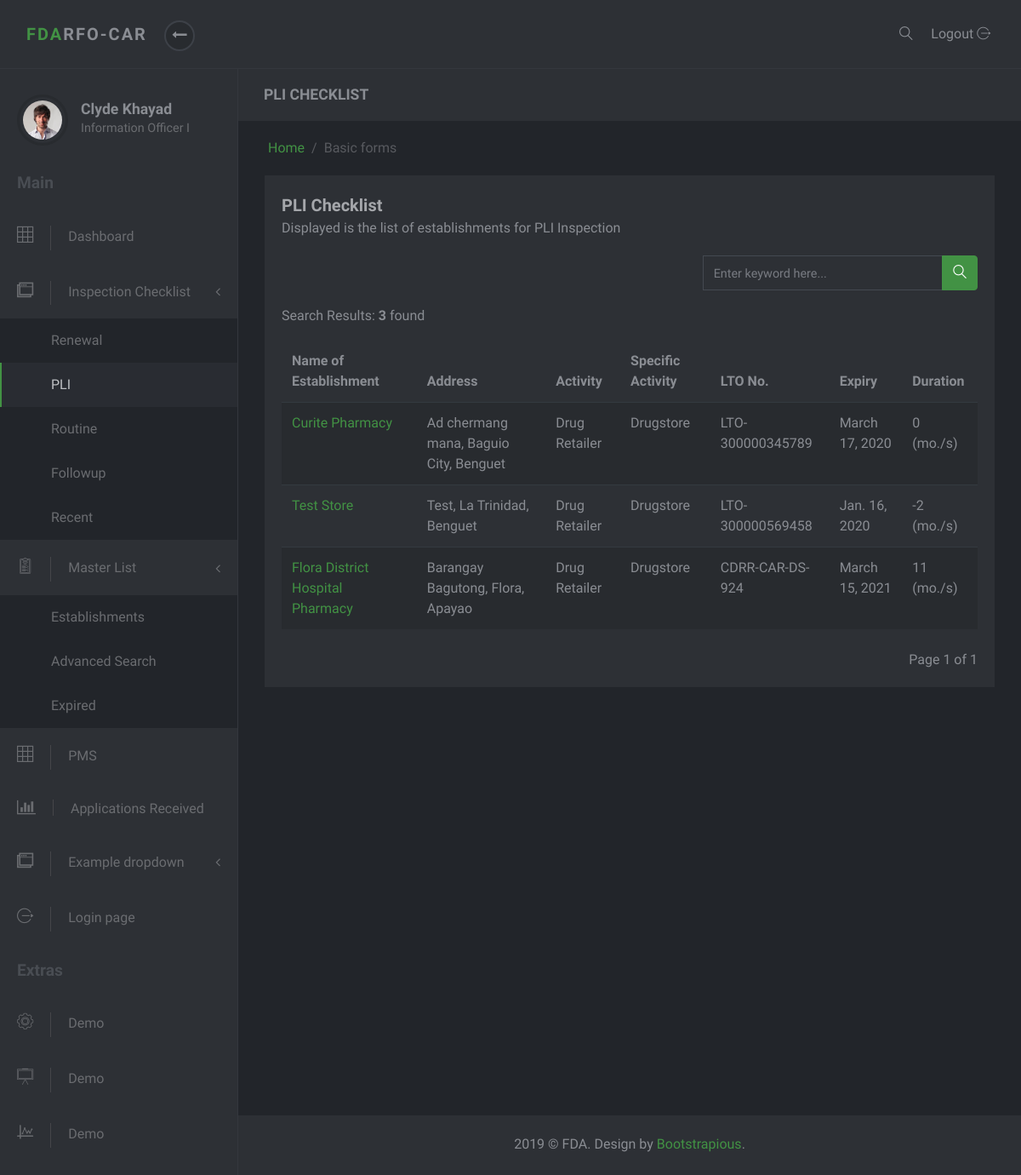
Before: /checklist/pli/ with the older database file.
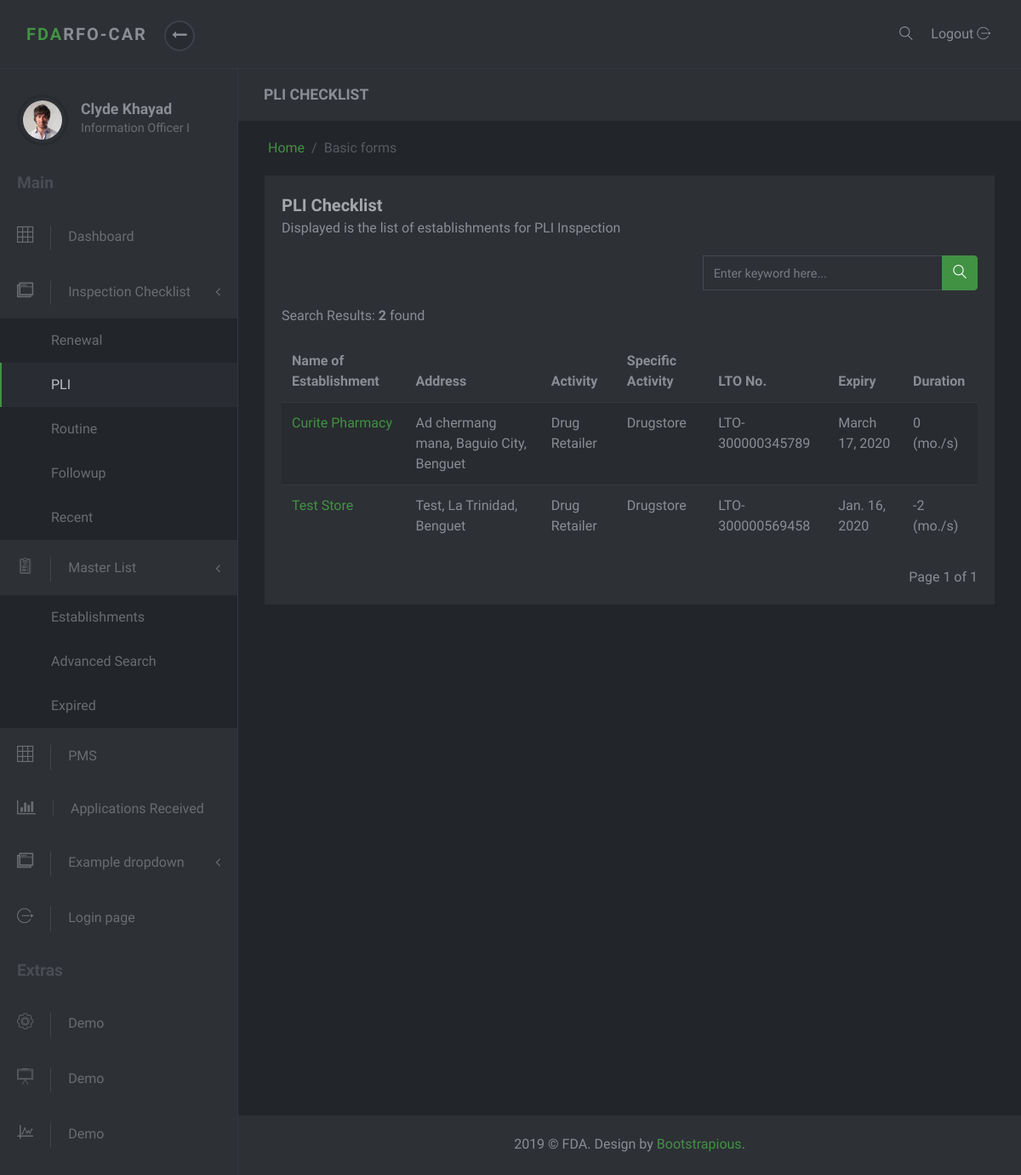
After: the same page with the newer database file.
### checklist/models.py (models this page shows, shortened)
class Job(models.Model):
    establishment = models.OneToOneField(Establishment, on_delete=models.CASCADE, null=True)
    date_created = models.DateTimeField('Date Created', default=timezone.now)
    inspection_status = models.CharField(max_length=11, default=constants.INSPECTION_STATUS[1])
    inspection_type = models.CharField(max_length=20, choices=constants.INSPECTION_TYPES, null=True)
    renchecklist = RenewalChecklistManager()
    plichecklist = PLIChecklistManager()
    routinelist = RoutineListManager()

### masterlist/models.py (models this page shows, shortened)
class Establishment(models.Model):
    date_modified = models.DateTimeField('date modified', default=timezone.now)
    application = models.CharField(max_length=1, choices=constants.APPLICATIONS)
    name = models.CharField(max_length=60)
    product_type = models.ForeignKey(ProductType, on_delete=models.SET_NULL, null=True)
    center = models.CharField(max_length=6, choices=constants.CENTERS)
    primary_activity = models.ForeignKey(PrimaryActivity, on_delete=models.CASCADE, null=True)
    specific_activity = models.ManyToManyField(SpecificActivity)
    additional_activity = models.ForeignKey(AdditionalActivity, on_delete=models.SET_NULL, null=True)
    product_line = models.ForeignKey(ProductLine, on_delete=models.SET_NULL, null=True, blank=True)
    plant_address = models.OneToOneField(PlantAddress, on_delete=models.SET_NULL, null=True)
    office_address = models.OneToOneField(OfficeAddress, on_delete=models.SET_NULL, null=True)
    authorized_officer = models.OneToOneField(AuthorizedOfficer, on_delete=models.SET_NULL, null=True)
    remarks = models.CharField(max_length=100, null=True, blank=True, verbose_name='Product Remarks')
    status = models.CharField(max_length=8, choices=constants.EST_STATUS, null=True, default="Active")
    folder_id = models.CharField(max_length=10, null=True, verbose_name="Folder Number")
    expiredlist = mymanagers.ExpiredListManager()
    objects = models.Manager()
    class Meta:
        ordering = ['-date_modified']

class Address(models.Model):
    address = models.CharField(max_length=250)
    region = models.ForeignKey(Region, on_delete=models.SET_NULL, null=True)
    province = models.ForeignKey(Province, on_delete=models.SET_NULL, null=True)
    municipality_or_city = models.ForeignKey(CityOrMunicipality, on_delete=models.SET_NULL, null=True)
    def full_address(self):
        return self.address + ', ' + self.municipality_or_city.name + ', ' + self.province.name

class CityOrMunicipality(models.Model):
    name = models.CharField(max_length=30)
    description = models.CharField(max_length=50, null=True, blank=True)
    province = models.ForeignKey(Province, on_delete=models.CASCADE)

class Province(models.Model):
    name = models.CharField(max_length=30)
    region = models.ForeignKey(Region, on_delete=models.SET_NULL, null=True)

class ProductType(models.Model):
    name = models.CharField(max_length=50)
    def __str__(self):
        return self.name

class PrimaryActivity(models.Model):
    name = models.CharField(max_length=150)
    def __str__(self):
        return self.name

class SpecificActivity(models.Model):
    name = models.CharField(max_length=150)

class Lto(models.Model):
    establishment = models.ForeignKey(Establishment, on_delete=models.CASCADE, null=True, related_name='ltos')
    issuance = models.DateTimeField(null=True, blank=True, verbose_name='Date Issued')
    lto_number = models.CharField(max_length=20)
    expiry = models.DateTimeField('expiry date')
    def get_duration(self):
        start_date = datetime.now().date()
        end_date = self.expiry.date()
        difference = relativedelta.relativedelta(end_date, start_date)
        month = difference.years * 12 + difference.months
        return month
    class Meta:
        ordering = ['-expiry']
        get_latest_by = 'expiry'

### checklist/views.py (the view)
# urls.py: path('pli/', PliChekListView.as_view(), name='pli'),
class PliChekListView(ListView):
    items_per_page = 10
    model = Establishment
    template_name = 'checklist/pli-list.html'
    context_object_name = 'list'
    def get_context_data(self, **kwargs):
        context = super().get_context_data(**kwargs)
        page = self.request.GET.get('page')
        paginator = mypaginator.MyPaginator(self.get_list(), self.items_per_page, page)
        context['paginated_result'] = paginator.get_paginated_result()
        context['pli_checklist_active'] = "active"
        context['result_count'] = paginator.get_result_count()
        return context
    def get_list(self):
        pli_checklist = Job.plichecklist.get_list()
        query = self.request.GET.get('q', None)
        if query:
            pli_checklist = Job.plichecklist.get_filtered_list(query=query)
        return pli_checklist

### checklist/mymanagers.py (called while the page is built)
    def check_for_inspection(self):
        from masterlist.models import Establishment
        for est in Establishment.objects.all():
            if (est.specific_activity.filter(name__in=self.included_activities).exists()==True or \
                est.primary_activity == 'Distributor') and est.inspection_set.all().count() == 0:
                if super().filter(establishment_id=est.id).exists()==False:
                    super().create(establishment=est, inspection_type=constants.INSPECTION_TYPES[0][0])

    def get_list(self):
        self.check_for_inspection()
        jobs = super().get_queryset().filter(inspection_type=constants.INSPECTION_TYPES[0][0])
        return jobs

### masterlist/mypaginator.py (called while the page is built)
    def get_paginated_result(self):
        paginated_result = ''
        paginator = Paginator(self.query_set, self.items_per_page)
        page = self.page
        try:
            paginated_result = paginator.page(page)
        except PageNotAnInteger:
            paginated_result = paginator.page(1)
        except EmptyPage:
            paginated_result = paginator.page(paginator.num_pages)
        self.count = paginator.count
        return paginated_result

### checklist/templates/checklist/pli-list.html (shortened to what this page needs)
{% extends 'masterlist/partial/base.html' %}
{% block subtitle %} PLI CHECKLIST {% endblock %}
{% block content %}
<div class="row">
    <div class="col-lg-12">
        <div class="block">
            <div class="title">
                <strong>PLI Checklist</strong>
                <span class="d-block">Displayed is the list of establishments for PLI Inspection</span>
            </div>
            <div class="row">
                <div class="col-md-7">
                </div>
                <div class="col-md-5">
                  <form action="" method='get'>
                    {% include 'masterlist/partial/search_input.html' %}
                  </form>
                </div>
            </div>
            <div class="block-body">
                <div class="table-responsive">
                    <table class="table table-striped table-hover">
                        <thead>
                        <tr>
                            <th>Name of Establishment</th>
                            <th>Address</th>
                            <th>Activity</th>
                            <th>Specific Activity</th>
                            <th>LTO No.</th>
                            <th>Expiry</th>
                            <th>Duration</th>
                        </tr>
                        </thead>
                        <tbody>
                        {% include 'checklist/partial/search_result_count.html' %}
                        {% for job in paginated_result %}
                        <tr>
                            <td><a href="{% url 'masterlist:est-detail' job.establishment.id %}" target="_blank">{{job.establishment.name}}</a></td>
                            <td>{{job.establishment.plant_address.full_address}}</td>
                            <td>{{job.establishment.product_type}} {{job.establishment.primary_activity}}</td>
                            <td>
                              {% for spec_act in job.establishment.specific_activity.all %}
                                {% if forloop.last %}
                                  {{spec_act.name}}
                                {% else %}
                                  {{spec_act.name}},
                                {% endif %}
                              {% endfor %}
                            </td>
                            <td>{{job.establishment.ltos.first.lto_number}}</td>
                            <td>{{job.establishment.ltos.first.expiry.date}}</td>
                            <td>{{job.establishment.ltos.first.get_duration}} (mo./s)</td>
                        </tr>
                        {% endfor %}
                        </tbody>
                    </table>
                </div>
                <br>
                {% include 'masterlist/partial/pagination.html' %}
            </div>
        </div>
    </div>
</div>
{% endblock %}

Changed rows visible on the page:
removed Job: establishment.name "Flora District Hospital Pharmacy", establishment.plant_address.full_address "Barangay Bagutong, Flora, Apayao", establishment.product_type "Drug", establishment.primary_activity "Retailer", establishment.ltos.first.lto_number "CDRR-CAR-DS-924", establishment.ltos.first.expiry "March 15, 2021", establishment.ltos.first.get_duration "11", SpecificActivity (name "Drugstore")
Other visible differences:
{{ result_count }}: "3" → "2"
